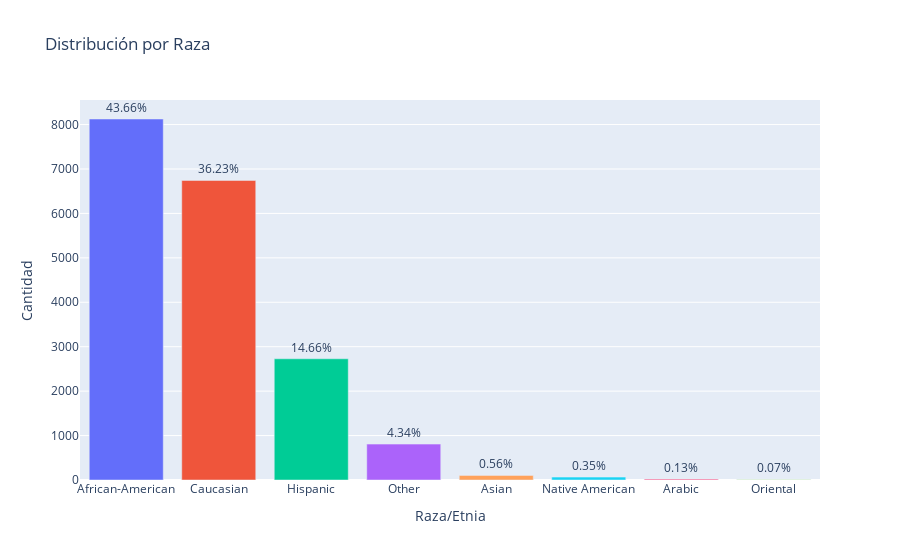

The cell this chart's notebook holds for it:
### Markdown cell above
#### 1.2. Distribución por Etnia

### Code cell
# Contar la distribución por etnia
ethnicity_distribution = grouped_by_way['Ethnic_Code_Text'].value_counts()

# Calcular el porcentaje de cada categoría
ethnicity_distribution_percentage = (ethnicity_distribution / ethnicity_distribution.sum()) * 100

# Crear un nuevo DataFrame con las frecuencias y porcentajes
ethnicity_distribution_df = ethnicity_distribution.reset_index()
ethnicity_distribution_df.columns = ['Ethnic_Code_Text', 'Count']
ethnicity_distribution_df['Percentage'] = ethnicity_distribution_percentage.values

# Crear gráfico ordenado de mayor a menor
figura2 = px.bar(ethnicity_distribution_df, 
                 x='Ethnic_Code_Text', 
                 y='Count', 
                 title='Distribución por Raza', 
                 labels={'Ethnic_Code_Text': 'Raza/Etnia', 'Count': 'Cantidad'}, 
                 color='Ethnic_Code_Text',
                 category_orders={"Ethnic_Code_Text": ethnicity_distribution.index},  # Ordenar de mayor a menor
                 text=ethnicity_distribution_df['Percentage'].round(2).astype(str) + '%'  # Mostrar porcentaje
                )

print(ethnicity_distribution, ethnicity_distribution_percentage)
#print(ethnicity_distribution.sum(), ethnicity_distribution_percentage.sum())
# Mejorar diseño
figura2.update_traces(textposition='outside')  # Colocar el texto fuera de las barras
figura2.update_layout(showlegend=False)  # Ocultar la leyenda si no es necesaria

# Personalizar el tooltip para mostrar la suma total de IDs
figura2.update_traces(
    hovertemplate='<br>Raza=%{x}<br>Total IDs=%{y}'
)

# Mostrar gráfico
figura2.show()

### Figure 1 — Plotly figure (JSON) as saved in the notebook; plotly's stock layout.template omitted (floating-point values rounded to 4 significant figures)
{"data": [{"alignmentgroup": "True", "hovertemplate": "<br>Raza=%{x}<br>Total IDs=%{y}", "legendgroup": "African-American", "marker": {"color": "#636efa", "pattern": {"shape": ""}}, "name": "African-American", "offsetgroup": "African-American", "orientation": "v", "showlegend": true, "text": ["43.66%"], "textposition": "outside", "type": "bar", "x": ["African-American"], "xaxis": "x", "y": [8125], "yaxis": "y"}, {"alignmentgroup": "True", "hovertemplate": "<br>Raza=%{x}<br>Total IDs=%{y}", "legendgroup": "Caucasian", "marker": {"color": "#EF553B", "pattern": {"shape": ""}}, "name": "Caucasian", "offsetgroup": "Caucasian", "orientation": "v", "showlegend": true, "text": ["36.23%"], "textposition": "outside", "type": "bar", "x": ["Caucasian"], "xaxis": "x", "y": [6742], "yaxis": "y"}, {"alignmentgroup": "True", "hovertemplate": "<br>Raza=%{x}<br>Total IDs=%{y}", "legendgroup": "Hispanic", "marker": {"color": "#00cc96", "pattern": {"shape": ""}}, "name": "Hispanic", "offsetgroup": "Hispanic", "orientation": "v", "showlegend": true, "text": ["14.66%"], "textposition": "outside", "type": "bar", "x": ["Hispanic"], "xaxis": "x", "y": [2728], "yaxis": "y"}, {"alignmentgroup": "True", "hovertemplate": "<br>Raza=%{x}<br>Total IDs=%{y}", "legendgroup": "Other", "marker": {"color": "#ab63fa", "pattern": {"shape": ""}}, "name": "Other", "offsetgroup": "Other", "orientation": "v", "showlegend": true, "text": ["4.34%"], "textposition": "outside", "type": "bar", "x": ["Other"], "xaxis": "x", "y": [808], "yaxis": "y"}, {"alignmentgroup": "True", "hovertemplate": "<br>Raza=%{x}<br>Total IDs=%{y}", "legendgroup": "Asian", "marker": {"color": "#FFA15A", "pattern": {"shape": ""}}, "name": "Asian", "offsetgroup": "Asian", "orientation": "v", "showlegend": true, "text": ["0.56%"], "textposition": "outside", "type": "bar", "x": ["Asian"], "xaxis": "x", "y": [104], "yaxis": "y"}, {"alignmentgroup": "True", "hovertemplate": "<br>Raza=%{x}<br>Total IDs=%{y}", "legendgroup": "Native American", "marker": {"color": "#19d3f3", "pattern": {"shape": ""}}, "name": "Native American", "offsetgroup": "Native American", "orientation": "v", "showlegend": true, "text": ["0.35%"], "textposition": "outside", "type": "bar", "x": ["Native American"], "xaxis": "x", "y": [65], "yaxis": "y"}, {"alignmentgroup": "True", "hovertemplate": "<br>Raza=%{x}<br>Total IDs=%{y}", "legendgroup": "Arabic", "marker": {"color": "#FF6692", "pattern": {"shape": ""}}, "name": "Arabic", "offsetgroup": "Arabic", "orientation": "v", "showlegend": true, "text": ["0.13%"], "textposition": "outside", "type": "bar", "x": ["Arabic"], "xaxis": "x", "y": [25], "yaxis": "y"}, {"alignmentgroup": "True", "hovertemplate": "<br>Raza=%{x}<br>Total IDs=%{y}", "legendgroup": "Oriental", "marker": {"color": "#B6E880", "pattern": {"shape": ""}}, "name": "Oriental", "offsetgroup": "Oriental", "orientation": "v", "showlegend": true, "text": ["0.07%"], "textposition": "outside", "type": "bar", "x": ["Oriental"], "xaxis": "x", "y": [13], "yaxis": "y"}], "layout": {"barmode": "relative", "legend": {"title": {"text": "Raza/Etnia"}, "tracegroupgap": 0}, "showlegend": false, "title": {"text": "Distribución por Raza"}, "xaxis": {"anchor": "y", "categoryarray": ["African-American", "Caucasian", "Hispanic", "Other", "Asian", "Native American", "Arabic", "Oriental"], "categoryorder": "array", "domain": [0, 1], "title": {"text": "Raza/Etnia"}}, "yaxis": {"anchor": "x", "domain": [0, 1], "title": {"text": "Cantidad"}}}}
